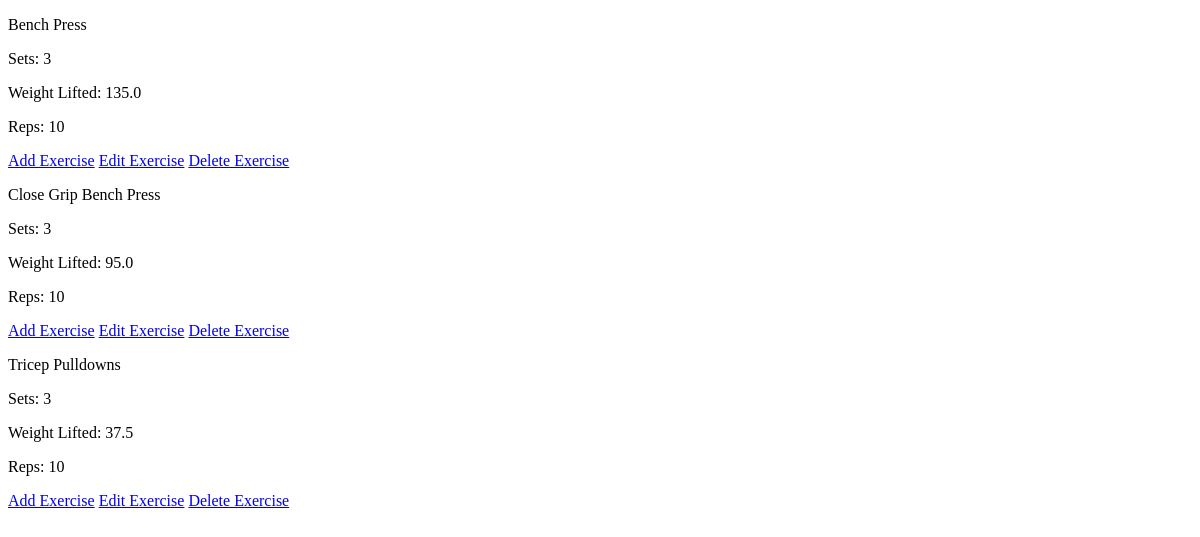
/workouts/workout/669aeb55-7ec5-42c4-96ec-2b9ecfa428b9/, run on an earlier commit of the app's database.
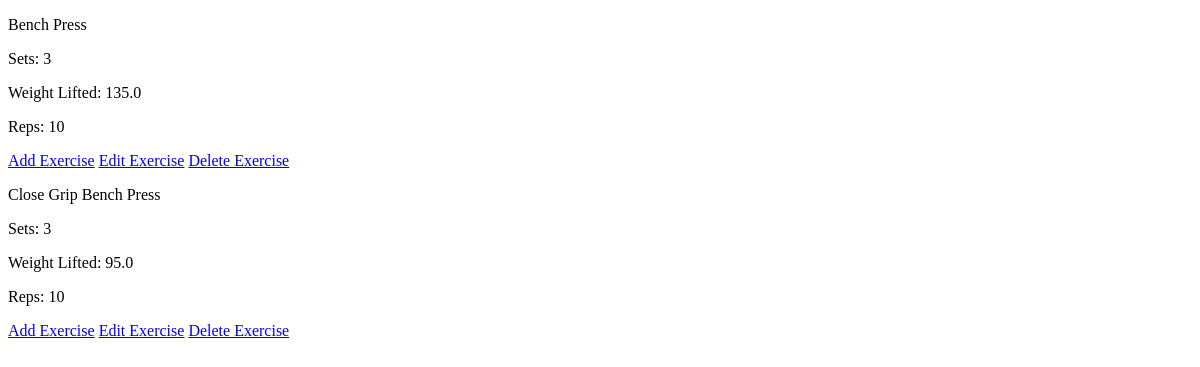
And on a later commit of the database.
### workouts/models.py (models this page shows, shortened)
class Exercise(models.Model):
    id = models.UUIDField(default=uuid.uuid4, unique=True, primary_key=True, editable=False)
    exercise_name = models.CharField(max_length=200, unique=False, blank=False, null=False, default="Not Listed")
    repetitions = models.IntegerField(unique=False, blank=False, null=False, default=1)
    weight_lifted = models.FloatField(blank=True, null=True, default=0)
    sets = models.IntegerField(unique=False, blank=False, null=False, default=1)
    associated_workout = models.ForeignKey(Workout, on_delete=models.CASCADE)

### workouts/views.py (the view)
# urls.py: path('workout/<str:pk>/', views.workout, name='workout'),
def workout(request, pk):
    workout = Workout.objects.get(id=pk)
    exercises = Exercise.objects.filter(associated_workout=pk)
    context = {'workout': workout, 'exercises': exercises}
    return render(request, 'workouts/single-workout.html', context)

### workouts/templates/workouts/single-workout.html
{% extends 'main.html' %}
{% block content %}
{% for exercise in exercises %}
<div>
    <div>
        <p>{{exercise.exercise_name}}</p>
        <p>Sets: {{exercise.sets}}</p>
        <p>Weight Lifted: {{exercise.weight_lifted}}</p>
        <p>Reps: {{exercise.repetitions}}</p>
    </div>
    <span><a href="{% url 'create-exercise' %}">Add Exercise</a></span>
    <span><a href="{% url 'update-exercise' exercise.id %}">Edit Exercise</a></span>
    <span><a href="{% url 'delete-exercise' exercise.id %}">Delete Exercise</a></span>
</div>
{% endfor %}
{% endblock content %}

What changed in the data, as far as the page shows it:
removed Exercise: exercise_name "Tricep Pulldowns", sets "3", weight_lifted "37.5", repetitions "10"
